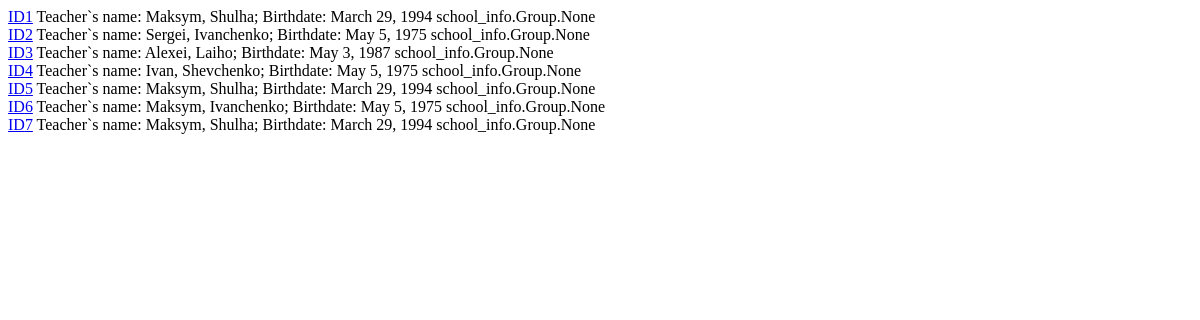
Before: /teachers/ with the older database file.
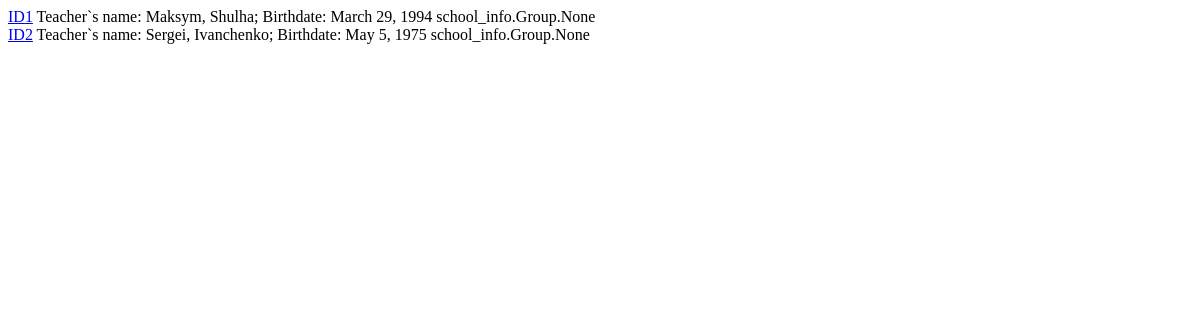
After: the same page with the newer database file.
### school_info/models.py (models this page shows, shortened)
class Teacher(models.Model):
    first_name = models.CharField(max_length=50)
    last_name = models.CharField(max_length=50)
    birth_date = models.DateField()
    groups = models.ManyToManyField(Group, related_name="teacher")

### school_info/views.py (the view)
# urls.py: path("teachers/", teacher_list, name="teacher_list"),
def teacher_list(request):
    teachers = Teacher.objects.all()
    return render(request, "teacher_list.html", {"teachers": teachers})

### templates/teacher_list.html
{% for teacher in teachers %}
    <a href="{% url "teacher_edit" teacher.id %}"> ID{{ teacher.id }}</a>
    Teacher`s name: {{ teacher.first_name }}, {{ teacher.last_name }}; Birthdate: {{ teacher.birth_date }}
    {{ teacher.groups }}<br>
{% endfor %}

Changed rows visible on the page:
removed Teacher: id "3", first_name "Alexei", last_name "Laiho", birth_date "May 3, 1987", groups "school_info.Group.None"
removed Teacher: id "4", first_name "Ivan", last_name "Shevchenko", birth_date "May 5, 1975", groups "school_info.Group.None"
removed Teacher: id "5", first_name "Maksym", last_name "Shulha", birth_date "March 29, 1994", groups "school_info.Group.None"
removed Teacher: id "6", first_name "Maksym", last_name "Ivanchenko", birth_date "May 5, 1975", groups "school_info.Group.None"
removed Teacher: id "7", first_name "Maksym", last_name "Shulha", birth_date "March 29, 1994", groups "school_info.Group.None"
